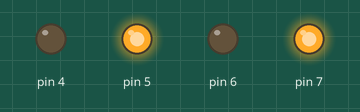
Simulated run of this sketch. Board: Arduino Uno, built with avr-gcc and run on an emulated ATmega328P. On the bench: output pins drawn as LEDs (lit = HIGH).

Above: at 1.0 s.
At 4.5 s:
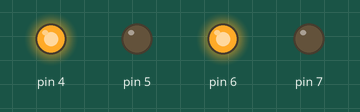
At 9.5 s:
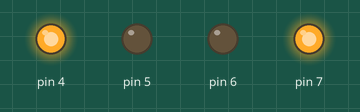
At 14.5 s:
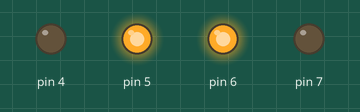
Timing chart, 0 to 22.1 s (numbered marks = the images above):
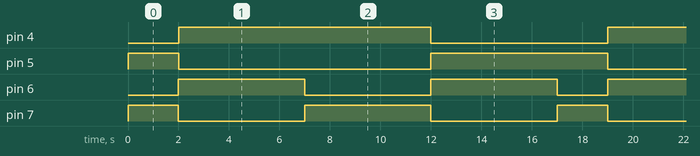

The sketch:

car_with_the_help_of_l293d1.ino
```cpp
// C++ code
//
void setup()
{
  pinMode(7, OUTPUT);
  pinMode(6, OUTPUT);
  pinMode(5, OUTPUT);
  pinMode(4, OUTPUT);
}

void loop()
{
  digitalWrite(7, HIGH);
  digitalWrite(6, LOW);
  digitalWrite(5, HIGH);
  digitalWrite(4, LOW);
  delay(2000); // Wait for 2000 millisecond(s)
  digitalWrite(7, LOW);
  digitalWrite(6, HIGH);
  digitalWrite(5, LOW);
  digitalWrite(4, HIGH);
  delay(5000); // Wait for 5000 millisecond(s)
  digitalWrite(7, HIGH);
  digitalWrite(6, LOW);
  digitalWrite(5, LOW);
  digitalWrite(4, HIGH);
  delay(5000); // Wait for 5000 millisecond(s)
  digitalWrite(7, LOW);
  digitalWrite(6, HIGH);
  digitalWrite(5, HIGH);
  digitalWrite(4, LOW);
  delay(5000); // Wait for 5000 millisecond(s)
}
```

Measured:
- by itself, pin 4: alternates HIGH for 10.0 s and LOW for 7.0 s
- by itself, pin 5: repeats every 17.0 s: LOW 10.0 s, HIGH 7.0 s
- by itself, pin 6: repeats every 17.0 s: LOW 5.0 s, HIGH 5.0 s, LOW 2.0 s, HIGH 5.0 s
- by itself, pin 7: repeats every 17.0 s: LOW 5.0 s, HIGH 5.0 s, LOW 5.0 s, HIGH 2.0 s
